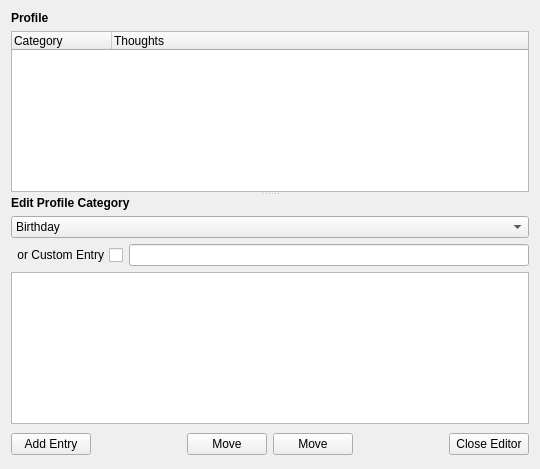
<ui version="4.0" >
 <class>ProfileEdit</class>
 <widget class="QWidget" name="ProfileEdit" >
  <property name="geometry" >
   <rect>
    <x>0</x>
    <y>0</y>
    <width>540</width>
    <height>469</height>
   </rect>
  </property>
  <property name="windowTitle" >
   <string>Profile Edit</string>
  </property>
  <property name="layoutDirection" >
   <enum>Qt::LeftToRight</enum>
  </property>
  <layout class="QGridLayout" >
   <item row="0" column="0" >
    <widget class="QSplitter" name="splitter" >
     <property name="orientation" >
      <enum>Qt::Vertical</enum>
     </property>
     <widget class="QWidget">
      <layout class="QVBoxLayout" >
       <item>
        <widget class="QLabel" name="label_6" >
         <property name="font" >
          <font>
           <weight>75</weight>
           <bold>true</bold>
          </font>
         </property>
         <property name="text" >
          <string>Profile</string>
         </property>
        </widget>
       </item>
       <item>
        <widget class="QTreeWidget" name="profileTreeWidget" >
         <property name="contextMenuPolicy" >
          <enum>Qt::CustomContextMenu</enum>
         </property>
         <property name="rootIsDecorated" >
          <bool>false</bool>
         </property>
         <column>
          <property name="text" >
           <string>Category</string>
          </property>
         </column>
         <column>
          <property name="text" >
           <string>Thoughts</string>
          </property>
         </column>
        </widget>
       </item>
      </layout>
     </widget>
     <widget class="QWidget">
      <layout class="QGridLayout" >
       <item row="0" column="0" colspan="2" >
        <widget class="QLabel" name="label_7" >
         <property name="font" >
          <font>
           <weight>75</weight>
           <bold>true</bold>
          </font>
         </property>
         <property name="text" >
          <string>Edit Profile Category</string>
         </property>
        </widget>
       </item>
       <item row="1" column="0" colspan="2" >
        <widget class="QComboBox" name="profileComboBox" >
         <item>
          <property name="text" >
           <string>Birthday</string>
          </property>
         </item>
         <item>
          <property name="text" >
           <string>School</string>
          </property>
         </item>
         <item>
          <property name="text" >
           <string>University</string>
          </property>
         </item>
         <item>
          <property name="text" >
           <string>Phone Number</string>
          </property>
         </item>
         <item>
          <property name="text" >
           <string>Favourite Books</string>
          </property>
         </item>
         <item>
          <property name="text" >
           <string>Favourite Music</string>
          </property>
         </item>
         <item>
          <property name="text" >
           <string>Favourite Films</string>
          </property>
         </item>
        </widget>
       </item>
       <item row="2" column="0" >
        <widget class="QCheckBox" name="customCheckBox" >
         <property name="layoutDirection" >
          <enum>Qt::RightToLeft</enum>
         </property>
         <property name="text" >
          <string>or Custom Entry</string>
         </property>
        </widget>
       </item>
       <item row="2" column="1" >
        <widget class="QLineEdit" name="customLineEdit" />
       </item>
       <item row="3" column="0" colspan="2" >
        <widget class="QTextEdit" name="entryTextEdit" />
       </item>
      </layout>
     </widget>
    </widget>
   </item>
   <item row="1" column="0" >
    <layout class="QHBoxLayout" >
     <item>
      <widget class="QPushButton" name="addButton" >
       <property name="text" >
        <string>Add Entry</string>
       </property>
       <property name="icon" >
        <iconset resource="../images.qrc" >
         <normaloff>:/images/add_24x24.png</normaloff>:/images/add_24x24.png</iconset>
       </property>
      </widget>
     </item>
     <item>
      <spacer>
       <property name="orientation" >
        <enum>Qt::Horizontal</enum>
       </property>
       <property name="sizeHint" stdset="0" >
        <size>
         <width>71</width>
         <height>28</height>
        </size>
       </property>
      </spacer>
     </item>
     <item>
      <widget class="QPushButton" name="moveDownButton" >
       <property name="layoutDirection" >
        <enum>Qt::RightToLeft</enum>
       </property>
       <property name="text" >
        <string>Move</string>
       </property>
       <property name="icon" >
        <iconset resource="../images.qrc" >
         <normaloff>:/images/down.png</normaloff>:/images/down.png</iconset>
       </property>
      </widget>
     </item>
     <item>
      <widget class="QPushButton" name="moveUpButton" >
       <property name="text" >
        <string>Move</string>
       </property>
       <property name="icon" >
        <iconset resource="../images.qrc" >
         <normaloff>:/images/up.png</normaloff>:/images/up.png</iconset>
       </property>
      </widget>
     </item>
     <item>
      <spacer>
       <property name="orientation" >
        <enum>Qt::Horizontal</enum>
       </property>
       <property name="sizeHint" stdset="0" >
        <size>
         <width>71</width>
         <height>28</height>
        </size>
       </property>
      </spacer>
     </item>
     <item>
      <widget class="QPushButton" name="closeButton" >
       <property name="layoutDirection" >
        <enum>Qt::RightToLeft</enum>
       </property>
       <property name="text" >
        <string>Close Editor</string>
       </property>
       <property name="icon" >
        <iconset resource="../images.qrc" >
         <normaloff>:/images/close_normal.png</normaloff>:/images/close_normal.png</iconset>
       </property>
      </widget>
     </item>
    </layout>
   </item>
  </layout>
 </widget>
 <resources>
  <include location="../images.qrc" />
 </resources>
 <connections/>
</ui>
